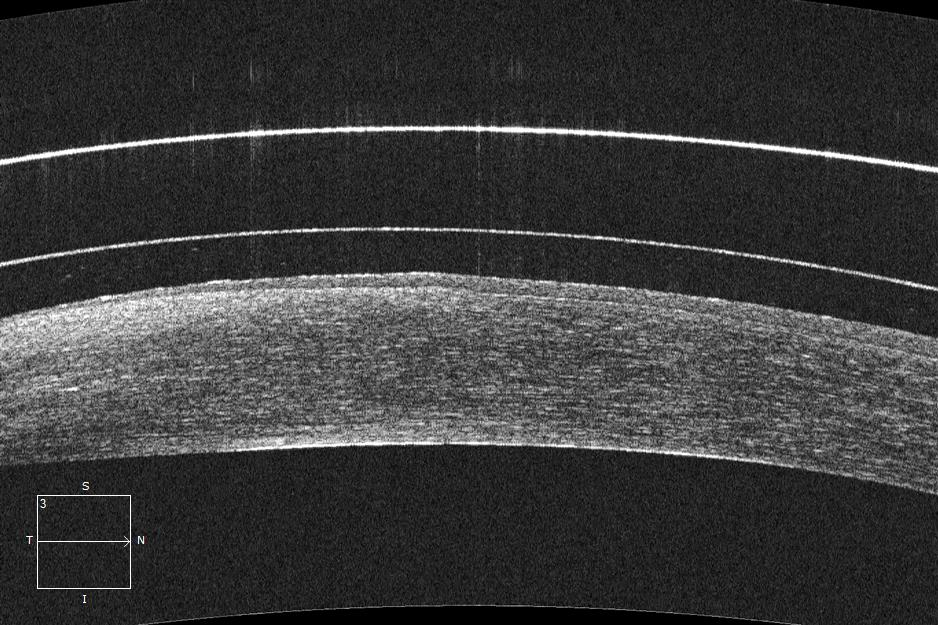
#> input picture release1.0/as-oct images/1.jpeg, 938 x 625 px, given as the content of the folder ../res/pictures/case5, which was not available
$ python -i oneCase.py   (imports and definitions only)
#> lines starting #> are read from the running program, lines starting #| are printed output that depends on the picture; after the words box and inside, x2 and y2 are one past the last pixel; in counts of white or black regions, pixels touching at a corner belong together; pictures that were not available may be replaced by others from this repository, and a replacement may not be noted
#!/usr/bin/python3
import sys
import cv2
import numpy as np
import scipy.ndimage as ndimage
from os import listdir
from matplotlib import pyplot as plt

casesPath = "../res/pictures"
saveImagePath = "../res/results"


def imageImprovement(readImage):
    improvedImage = readImage
    #Difuminado
    #Mediana
    improvedImage = cv2.medianBlur(improvedImage, 5)
    #Gausiana
    improvedImage = cv2.GaussianBlur(improvedImage,(3,3),0)

    #Ecualizacion adaptativa clahe
    claheOfImage = cv2.createCLAHE(clipLimit=2.0, tileGridSize=(4,4))
    improvedImage = claheOfImage.apply(improvedImage)
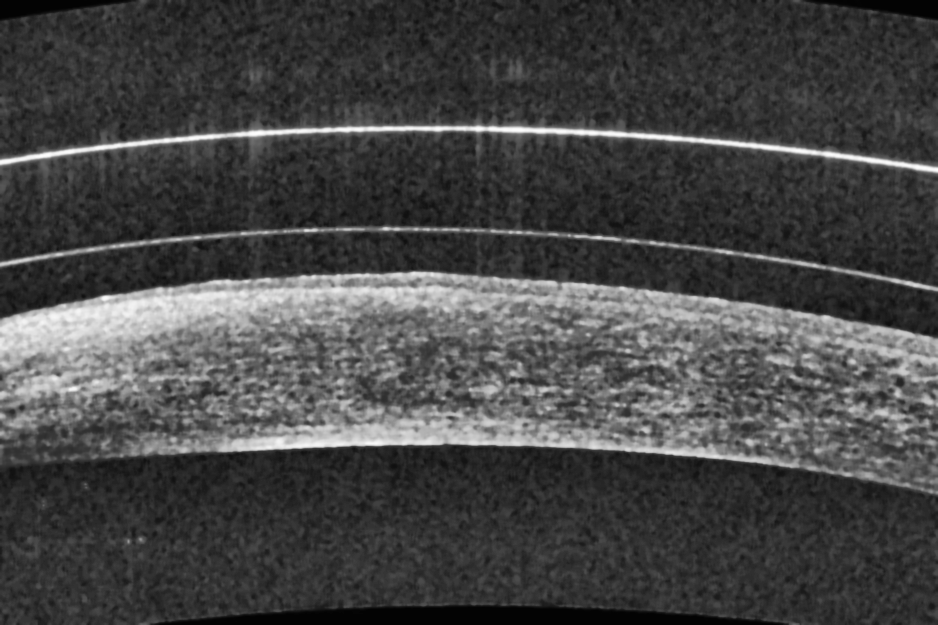
#> improvedImage: shape (625, 938); min 3, max 254, mean 70.1

    #Umbralización OTSU
    _,improvedImage = cv2.threshold(improvedImage,0,255,cv2.THRESH_BINARY+cv2.THRESH_OTSU)
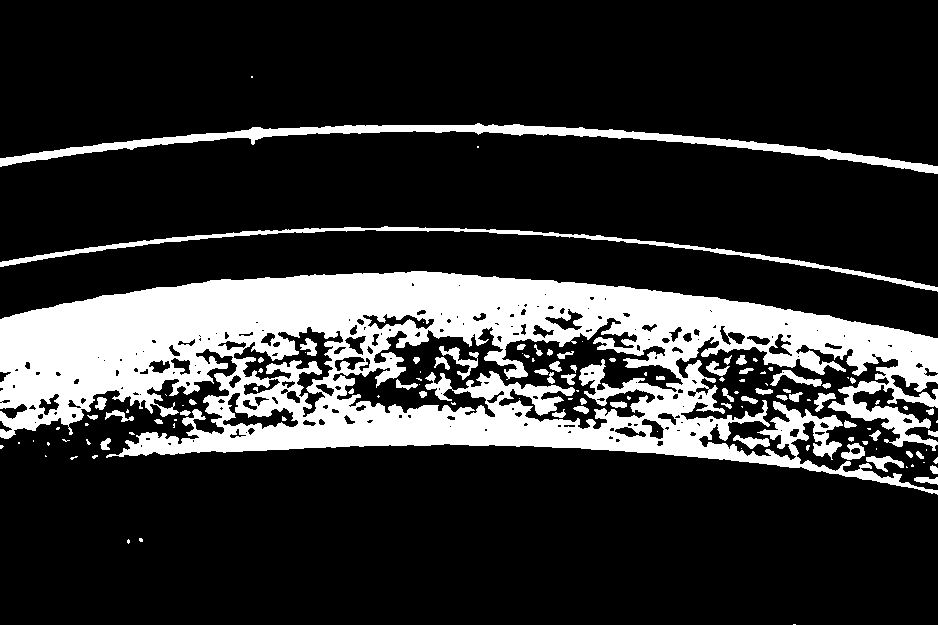
#> improvedImage: shape (625, 938); 19.9% white; 125 white regions (64 under 20 px), largest, box (x1, y1, x2, y2) and area: (0, 271, 938, 495) 100214, (0, 123, 938, 174) 7171, (0, 226, 938, 292) 3792

    return improvedImage

def imageMorphology(readImage):
    morphImage = readImage

    closeKernel = np.ones((3,3),np.uint8)
    morphImage = cv2.morphologyEx(morphImage, cv2.MORPH_CLOSE, closeKernel)
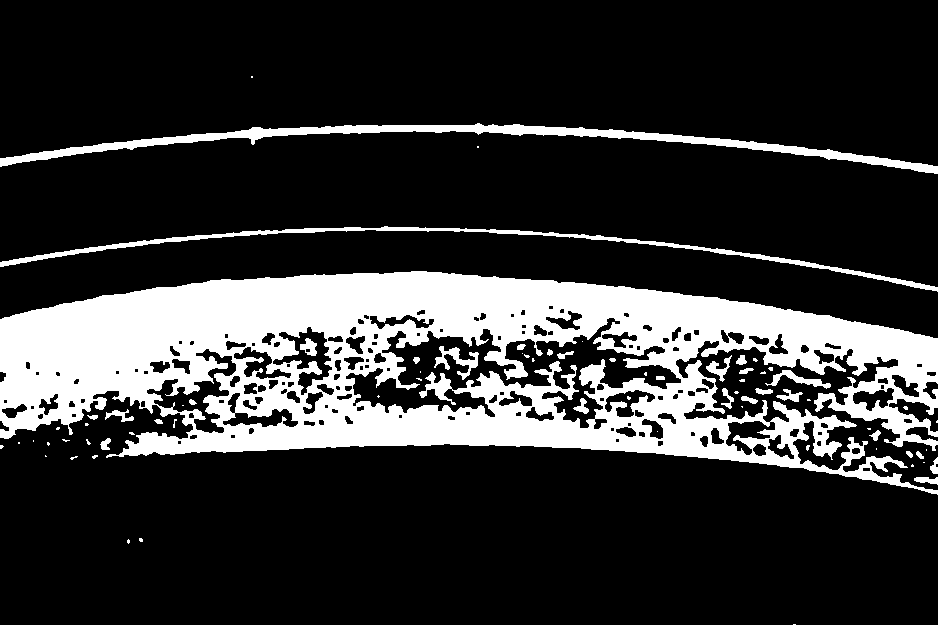
#> morphImage: shape (625, 938); 20.3% white; 74 white regions (44 under 20 px), largest, box (x1, y1, x2, y2) and area: (0, 271, 938, 495) 104653, (0, 123, 938, 174) 7183, (0, 226, 938, 292) 3807
    morphImage = cv2.morphologyEx(morphImage, cv2.MORPH_CLOSE, closeKernel)
    morphImage = cv2.morphologyEx(morphImage, cv2.MORPH_CLOSE, closeKernel)

    return morphImage

def preprocessImage(readImage):
    preprocessedImage = readImage

    improvedImage = imageImprovement(preprocessedImage)
    preprocessedImage = imageMorphology(improvedImage)

    return preprocessedImage, improvedImage

def edgeDetection(readImage):
    edgeDetected = readImage
    edgeDetected = cv2.Canny(edgeDetected,450,100,L2gradient=True)
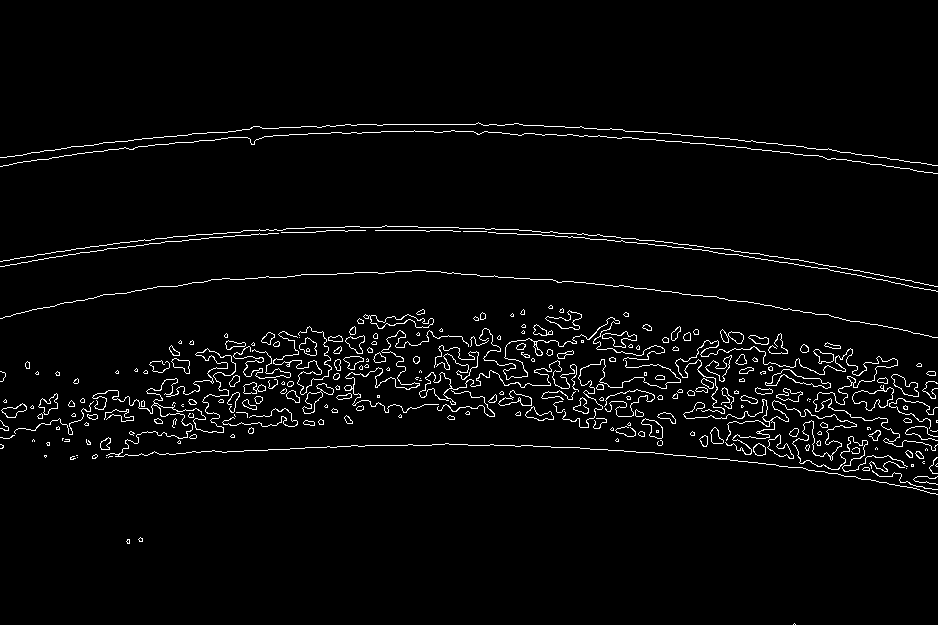
#> edgeDetected: shape (625, 938); 3.1% white in thin lines or dots, all inside (x1, y1, x2, y2) = (0, 122, 938, 625)
    return edgeDetected

def seeComparative(initialImage,images):
    comparative = initialImage
    for image in images:
        comparative = np.concatenate((comparative,image), axis=1)
#> this loop made 3 passes
#> pass 1, in seeComparative, `comparative = np.concatenate((comparative,image), axis=1)`:
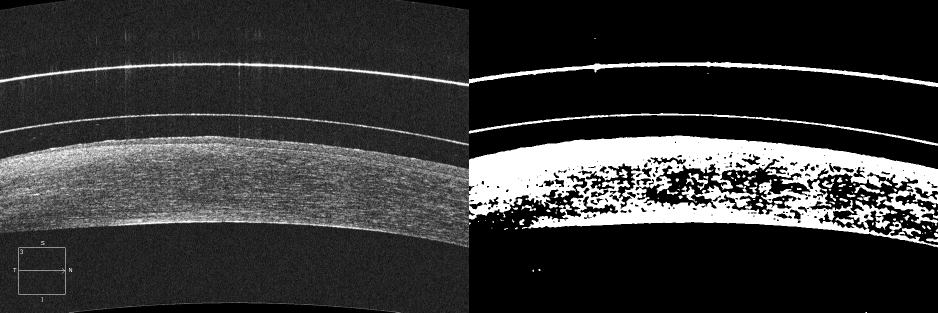
#> comparative: shape (625, 1876) (shown at 1/2 size); min 0, max 255, mean 53.9
#> pass 2, in seeComparative, `comparative = np.concatenate((comparative,image), axis=1)`:
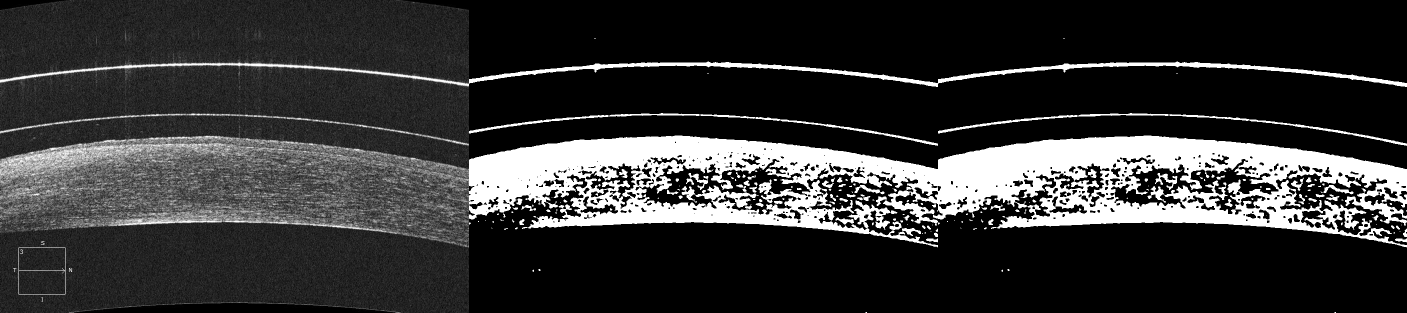
#> comparative: shape (625, 2814) (shown at 1/2 size); min 0, max 255, mean 53.2
#> pass 3, in seeComparative, `comparative = np.concatenate((comparative,image), axis=1)`:
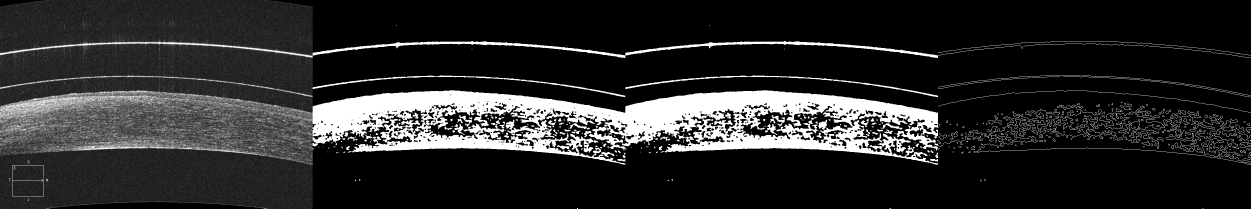
#> comparative: shape (625, 3752) (shown at 1/3 size); min 0, max 255, mean 41.9
    plt.imshow(comparative)
    mng = plt.get_current_fig_manager()
    #mng.resize(*mng.window.maxsize())
    mng.full_screen_toggle()
    plt.show()

def printComparative(initialImage,images):
    comparative = initialImage
    for image in images:
        comparative = np.concatenate((comparative,image), axis=1)
    return comparative

def seeResult(resultImage, imageName):
    plt.imshow(resultImage)
    plt.show()

def saveComparative(image, imageName, folderPath):
	cv2.imwrite(saveImagePath+"/"+folderPath+"/"+"comparative "+imageName,image)

def oneCase():
    if (len(sys.argv) == 2 and (int(sys.argv[1])>=0) and (int(sys.argv[1]) <= 17)):
        casePath = casesPath+"/case"+str(sys.argv[1])
        for imageName in listdir(casePath):
            imageRoute = casePath+"/"+imageName
            readImage = cv2.imread(imageRoute,0)
            preprocessedImage, improvedImage = preprocessImage(readImage)
            edgeDetected = edgeDetection(preprocessedImage)
            seeComparative(readImage,[improvedImage, preprocessedImage, edgeDetected])
    else:
        print("Introducir numero de caso (0-17), solo uno")

def processSelection(path):
    readImage = cv2.imread(path,0)
    preprocessedImage, improvedImage = preprocessImage(readImage)
    edgeDetected = edgeDetection(preprocessedImage)
    return printComparative(readImage,[improvedImage, preprocessedImage, edgeDetected])

>>> result = oneCase()
